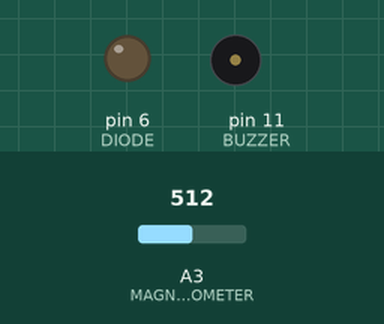
This sketch was run on a simulated Arduino Uno, built with avr-gcc and run on an emulated ATmega328P. On the bench: output pins drawn as LEDs (lit = HIGH), buzzer (waves = sounding). The test bench sets the inputs (shaded band); at power-on: A3 (MAGNETOMETER) = 512.

Above: at 4.1 s.
4.2 s: A3 (MAGNETOMETER) set to 716
At 5.3 s:
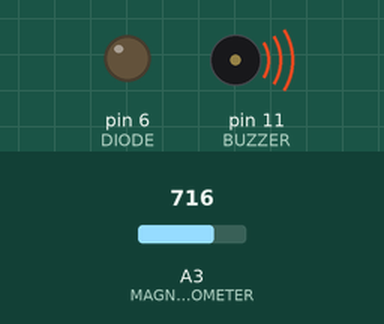
5.7 s: A3 (MAGNETOMETER) set to 900
At 6.6 s:
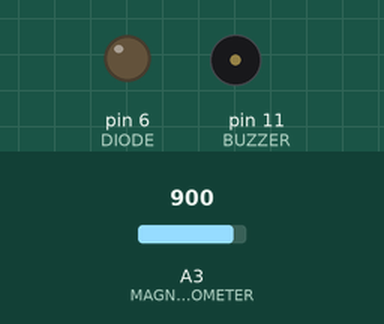
Timing chart, 0 to 8.7 s (numbered marks = the images above; inputs shaded):
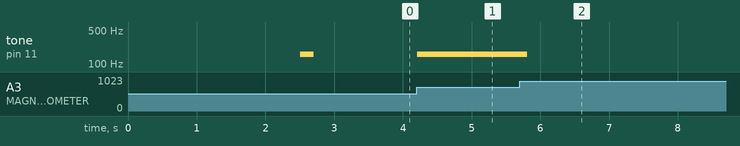

The sketch:

task04.ino
```cpp
/* Pin configuration. */
#define RESET_BUTTON 2
#define DIODE 6
#define BUZZER 11
#define MAGNETOMETER A3

/* World constants. */
#define DEFAULT_MAGNETIC_FIELD 510

/* Program settings. */
#define BUZZ_DURATION 200
#define BUZZER_SEARCH_FREQUENCY 160
#define BUZZER_FOUND_FREQUENCY 320

#define SEARCH_RADIUS 30

inline int buzzerDelay(int delta) {
	return (delta + 2 * SEARCH_RADIUS) * delta;
}

/* Main program logic. */
boolean found;
int value;

void reset() {
	found = false;

#ifdef RANODM_MODE
	value = random(0, SEARCH_RADIUS);
#else
	value = SEARCH_RADIUS;
#endif
}

void actionFound() {
	tone(BUZZER, BUZZER_FOUND_FREQUENCY, BUZZ_DURATION);
	digitalWrite(DIODE, HIGH);

	if (digitalRead(RESET_BUTTON) == HIGH) {
		reset();
	}
}

void actionSearch() {
	/*
	 * The voltage on the pin connected to the magnetometer is relative to
	 * default magnetic field voltage. Therefore, to obtain strenght of
	 * magnetic field we calculate difference between the default value and
	 * measured value.
	 */
	int strength = abs(DEFAULT_MAGNETIC_FIELD - analogRead(MAGNETOMETER));
	int delta = abs(value - strength);

	/*
	 * The code below allows to control interval between beeps. It is preferred
	 * over the delay function because does not hang the whole program and
	 * allows for immidate response to the changing magnetic field strength.
	 */
	static int buzzStartTime = 0;
	int currentTime = millis();
	if (currentTime - buzzStartTime >= buzzerDelay(delta)) {
		tone(BUZZER, BUZZER_SEARCH_FREQUENCY, BUZZ_DURATION);
		buzzStartTime = currentTime;
	}

	digitalWrite(DIODE, LOW);

	if (delta <= 1) {
		found = true;
	}
}

void setup() {
	randomSeed(analogRead(A0));

	pinMode(RESET_BUTTON, INPUT);
	pinMode(DIODE, OUTPUT);
	pinMode(BUZZER, OUTPUT);
	pinMode(MAGNETOMETER, INPUT);

	reset();
}

void loop() {
	if (found) {
		actionFound();
	} else {
		actionSearch();
	}

	delay(100);
}
```

Measured:
- after the input at 5.7 s, tone on pin 11 (BUZZER): 160 Hz → silent after 0.11 s
